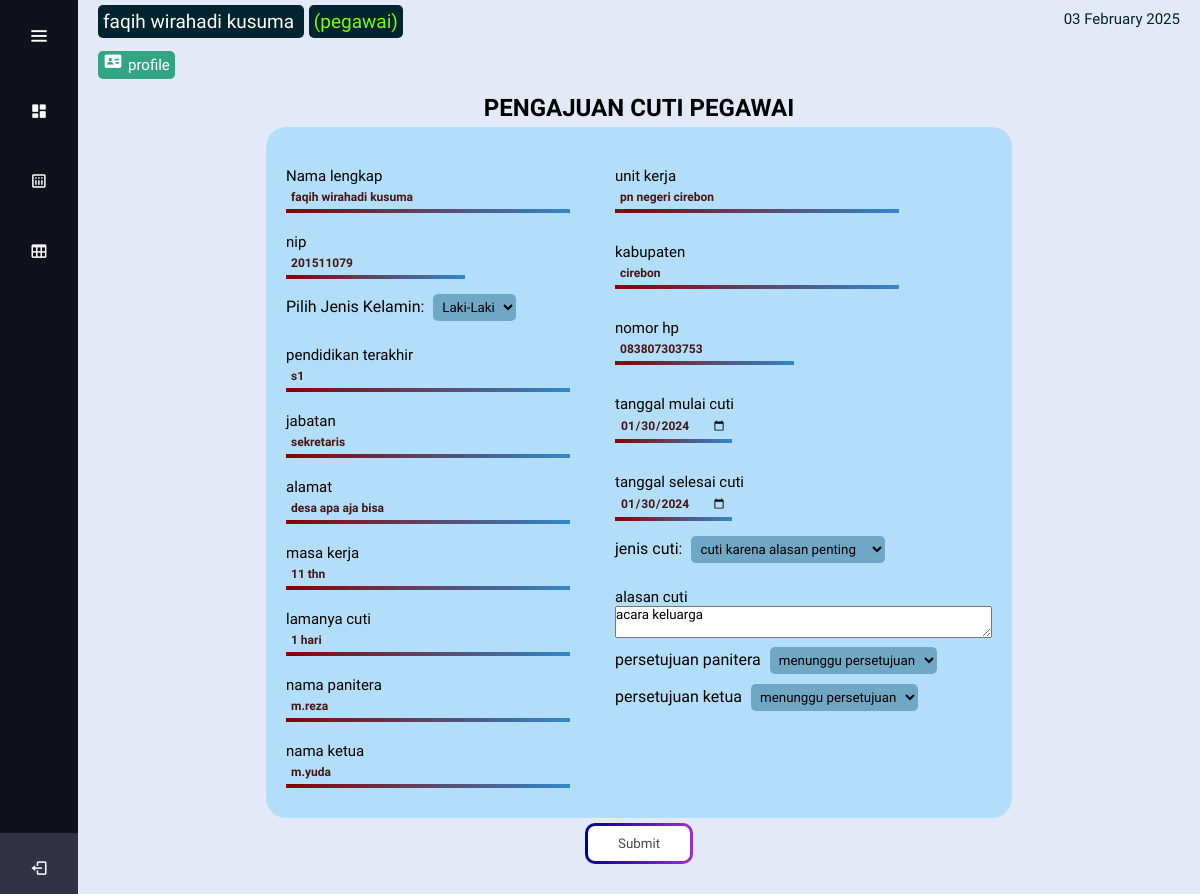
The app's page /dashboard_pegawai.php?page=edit_user&id_pegawai=96 (signed in) with its own data.
### tables this page shows
CREATE TABLE `tbl_multi_user` (
  `id_user` int(11) NOT NULL,
  `nama_lengkap` varchar(100) DEFAULT NULL,
  `nama_depan` varchar(100) DEFAULT NULL,
  `nip` char(18) DEFAULT NULL,
  `jenis_kelamin` varchar(100) DEFAULT NULL,
  `pass_user` varchar(100) DEFAULT NULL,
  `level` varchar(100) DEFAULT NULL
);

CREATE TABLE `tbl_data_cuti_pegawai` (
  `id_cuti_pegawai` int(11) NOT NULL,
  `id_pegawai` int(11) DEFAULT NULL,
  `id_jabatan` int(11) DEFAULT NULL,
  `jenis_kelamin` varchar(100) DEFAULT NULL,
  `nomor_hp` char(13) DEFAULT NULL,
  `kabupaten` varchar(100) DEFAULT NULL,
  `masa_kerja` varchar(50) DEFAULT NULL,
  `jenis_cuti` varchar(100) DEFAULT NULL,
  `alasan_cuti` varchar(225) DEFAULT NULL,
  `lama_cuti` varchar(100) DEFAULT NULL,
  `tanggal_mulai` date DEFAULT NULL,
  `tanggal_selesai` date DEFAULT NULL,
  `nama_panitera` varchar(100) DEFAULT NULL,
  `nama_ketua` varchar(100) DEFAULT NULL,
  `app_panitera` varchar(100) DEFAULT NULL,
  `app_ketua` varchar(100) DEFAULT NULL
);

CREATE TABLE `tbl_data_pegawai` (
  `id_pegawai` int(11) NOT NULL,
  `nama_pegawai` varchar(100) DEFAULT NULL,
  `nip` char(18) DEFAULT NULL,
  `id_jabatan` int(11) DEFAULT NULL,
  `id_user` int(11) DEFAULT NULL,
  `id_golongan` int(11) DEFAULT NULL,
  `unit_kerja` varchar(100) DEFAULT NULL,
  `pendidikan_terakhir` varchar(100) DEFAULT NULL,
  `alamat` varchar(225) DEFAULT NULL
);

CREATE TABLE `tbl_data_jabatan` (
  `id_jabatan` int(11) NOT NULL,
  `nama_jabatan` varchar(100) DEFAULT NULL,
  `id_user` int(11) DEFAULT NULL
);

### page/pegawaian/user/edit_user.php (the view, shortened to what this page needs)
<?php
$id_user =  isset($_GET['id_pegawai']) ? ($_GET['id_pegawai']) : false;
$query = "SELECT
        cuti.*,
        pegawai.*,
        jabatan.*
    FROM
        tbl_data_cuti_pegawai AS cuti
    INNER JOIN
        tbl_data_pegawai AS pegawai ON cuti.id_pegawai = pegawai.id_pegawai
        INNER JOIN
        tbl_data_jabatan AS jabatan ON cuti.id_jabatan = jabatan.id_jabatan
    WHERE
        cuti.id_pegawai = $id_user";
$result = mysqli_query($koneksi, $query);
$user = mysqli_fetch_assoc($result);
?>
<form class="form-add" method="POST" action="<?= BASE_URL . 'process/process_user/process_pegawai/process_edit.php'?>">
    <h1>PENGAJUAN CUTI PEGAWAI </h1>
    <div class="box">
        <div class="box-form">
            <div class="in_terpisah">
                <div class="mb-3">
                    <label for="nama_lengkap" class="form-label">Nama lengkap</label>
                    <input type="text" class="form-control" id="nama_lengkap" name="nama_lengkap" size="35" value="<?= $user['nama_pegawai'] ?>" readonly>
                </div>
                <div class="mb-3">
                    <label for="nip" class="form-label">nip</label>
                    <input type="number" class="form-control" id="nip" name="nip" size="35" value="<?= $user['nip'] ?>" readonly>
                </div>
                <div class="mb-3">
                    <label for="jenis_kelamin">Pilih Jenis Kelamin:</label>
                    <select id="jenis_kelamin" name="jenis_kelamin" class="jenis">
                        <option value="<?= $user['jenis_kelamin'] ?>" class="active"><?= $user['jenis_kelamin'] ?></option>
                    </select>
                </div>
                <div class="mb-3">
                    <label for="pendidikan_terakhir" class="form-label">pendidikan terakhir</label>
                    <input type="text" class="form-control" id="pendidikan_terakhir" name="pendidikan_terakhir" size="35" value="<?= $user['pendidikan_terakhir'] ?>" readonly>
                </div>
                <div class="mb-3">
                    <label for="nama_jabatant" class="form-label">jabatan</label>
                    <input type="text" class="form-control" id="nama_jabatan" name="nama_jabatan" size="35" value="<?= $user['nama_jabatan'] ?>" readonly>
                </div>
                <div class="mb-3">
                    <label for="alamat" class="form-label">alamat</label>
                    <input type="text" class="form-control" id="alamat" name="alamat" size="35" value="<?= $user['alamat'] ?>" readonly>
                </div>
                <div class="mb-3">
                    <label for="masa_kerja" class="form-label">masa kerja</label>
                    <input type="text" class="form-control" id="masa_kerja" name="masa_kerja" size="35" value="<?= $user['masa_kerja'] ?>" >
                </div>
                <div class="mb-3">
                    <label for="lama_cuti" class="form-label">lamanya cuti</label>
                    <input type="text" class="form-control" id="lama_cuti" name="lama_cuti" size="35" value="<?= $user['lama_cuti'] ?>">
                </div>
                <div class="mb-3">
                    <label for="nama_panitera" class="form-label">nama panitera</label>
                    <input type="text" class="form-control" id="nama_panitera" name="nama_panitera" size="35" value="<?= $user['nama_panitera'] ?>">
                </div>
                <div class="mb-3">
                    <label for="nama_ketua" class="form-label">nama ketua</label>
                    <input type="text" class="form-control" id="nama_ketua" name="nama_ketua" size="35" value="<?= $user['nama_ketua'] ?>">
                </div>
            </div>
        </div>
        <div class="box-form">
                <div class="mb-3">
                    <label for="unit_kerja" class="form-label">unit kerja</label>
                    <input type="text" class="form-control" id="unit_kerja" name="unit_kerja" size="35" value="<?= $user['unit_kerja'] ?>" readonly>
                </div>
                <div class="mb-3">
                    <label for="kabupaten" class="form-label">kabupaten</label>
                    <input type="text" class="form-control" id="kabupaten" name="kabupaten" size="35" value="<?= $user['kabupaten'] ?>">
                </div>
                <div class="mb-3">
                    <label for="nomor_hp" class="form-label">nomor hp</label>
                    <input type="number" class="form-control" id="nomor_hp" name="nomor_hp" size="35" value="<?= $user['nomor_hp'] ?>">
                </div>
                <div class="mb-3">
                    <label for="tanggal_mulai_cuti" class="form-label">tanggal mulai cuti</label>
                    <input type="date" class="form-control" id="tanggal_mulai" name="tanggal_mulai" size="35" value="<?= $user['tanggal_mulai'] ?>">
                </div>
                <div class="mb-3">
                    <label for="tanggal_selesai_cuti" class="form-label">tanggal selesai cuti</label>
                    <input type="date" class="form-control" id="tanggal_selesai" name="tanggal_selesai" size="35" value="<?= $user['tanggal_selesai'] ?>">
                </div>
                <div class="mb-3">
                    <label for="jenis_cuti">jenis cuti:</label>
                    <select id="jenis_cuti" name="jenis_cuti" class="jenis">
                        <option value="<?= $user['jenis_cuti'] ?>" style="background-color: rgb(0, 191, 255);"><?= $user['jenis_cuti'] ?></option>
                    </select>
                </div>
                <div class="mb-3">
                    <label for="alasan_cuti" class="form-label">alasan cuti</label>
                    <textarea id="alasan_cuti" name="alasan_cuti" rows="2" cols="45" ><?= $user['alasan_cuti'] ?></textarea>
                </div>
                <div class="mb-3">
                    <label for="app_panitera">persetujuan  panitera</label>
                    <select id="app_panitera" name="app_panitera" class="jenis">
                        <option value="menunggu persetujuan">menunggu persetujuan</option>
                    </select>
                </div>
                <div class="mb-3">
                    <label for="app_ketua">persetujuan ketua</label>
                    <select id="app_ketua" name="app_ketua" class="jenis">
                        <option value="menunggu persetujuan">menunggu persetujuan</option>
                    </select>
                </div>
        </div>
    </div>
    <button type="submit" class="btn btn-primary">Submit</button>
</form>

### home-nav-pegawai.php (shortened to what this page needs)
<div class="text">
            <div class="nama"><span style=" font-size:19px; color:white; margin-right:5px;"><?= $user['nama_lengkap'] ?>  </span>
                                <span style="color:#77ff00; font-size:19px;">(<?= $user['level'] ?>)</span><br><br>
                                <span class="span1"><a href="<?= BASE_URL . 'dashboard_pegawai.php?page=edit_data_profile&id='.$user['id_user'] ?>"><i class='bx bxs-id-card bx-tada' ></i>profile</a></span>
            </div>
            <div class="tanggal" id="clock">
                <?php
                $tanggal_sekarang = strftime("%d %B %Y ");
                echo "<p>{$tanggal_sekarang}</p>";
                ?>
            </div>
</div>

### style/style.css (style rules this page uses)
* { margin: 0; padding: 0; box-sizing: border-box; font-family: 'DynaPuff', cursive; }
* { margin: 0; padding: 0; box-sizing: border-box; }
.home-section .text { display: flex; justify-content: center; align-items: start; width: 100%; padding: 10px 20px; justify-content: space-between; color: #ffffff; font-size: 15px; font-weight: 200; margin-bottom: 10px; }
.home-section .text span { background-color: #002330; padding: 5px; border-radius: 5px; }
.home-section .text .span1 { background-color: #33a583; padding: 5px; margin-top: 5px; }
.home-section .text .tanggal { color: #002330; }
.form-add { display: flex; flex-direction: column; margin: 0px 20px; margin-bottom: 30px; justify-content: center; align-items: center; gap: 5px; }
.form-add .box { display: flex; background-color: #04b8ff38; justify-content: flex-start; align-items: start; gap: 5px; border-radius: 20px; }
.form-add .box .box-form { display: flex; flex-direction: column; justify-content: space-between; align-items: start; padding: 20px; border-radius: 20px; }
.form-add .box .box-form .jenis { background-color: #06516f63; color: rgb(0, 0, 0); border-radius: 5px; padding: 5px; border: none; margin: 5px; }
.form-add .box .box-form .jenis .active { background-color: #0194cf; color: white; }
.form-add .form-label { display: flex; margin-top: 20px; font-size: 15px; font-family: 'DynaPuff', cursive; }
.form-add .form-control { display: flex; font-size: 12px; color: rgb(71, 20, 20); background-color: transparent; border-top:none ; border-left: none; border-right: none; border-width: 4px; padding: 5px; border-image: linear-gradient(to right, rgb(139, 0, 0), rgb(50, 137, 204)) 1; font-size: 12px; border-radius: 3px; font-weight: bold; transition: 0.5s; margin-bottom: 10px; }
.form-add .btn { padding: 10px 40px 10px 40px; background-color: rgba(100, 148, 237, 0.34); color: rgb(72, 72, 72); background: linear-gradient(rgb(255, 255, 255), rgb(255, 255, 255)) padding-box, linear-gradient(to right, darkblue, darkorchid) border-box; border-radius: 10px; border: 3px solid transparent; padding-left: 30px; padding-right: 30px; font-family: 'DynaPuff', cursive; transition: 0.5s; }
.text .nama .span1 a { text-decoration: none; color: white; }
.text .nama .span1 a i { font-size: 20px; margin-right: 5px; }

### records on screen
tbl_multi_user: nama_lengkap "faqih wirahadi kusuma", level "pegawai"
tbl_data_cuti_pegawai: nama_lengkap "faqih wirahadi kusuma", nip "201511079", jenis_kelamin "Laki-Laki", pendidikan_terakhir "s1", nama_jabatan "sekretaris", alamat "desa apa aja bisa", masa_kerja "11 thn", lama_cuti "1 hari", nama_panitera "m.reza", nama_ketua "m.yuda", unit_kerja "pn negeri cirebon", kabupaten "cirebon", nomor_hp "083807303753", tanggal_mulai "01/30/2024", tanggal_selesai "01/30/2024", jenis_cuti "cuti karena alasan penting", alasan_cuti "acara keluarga"

### other values on screen
$tanggal_sekarang "03 February 2025"
